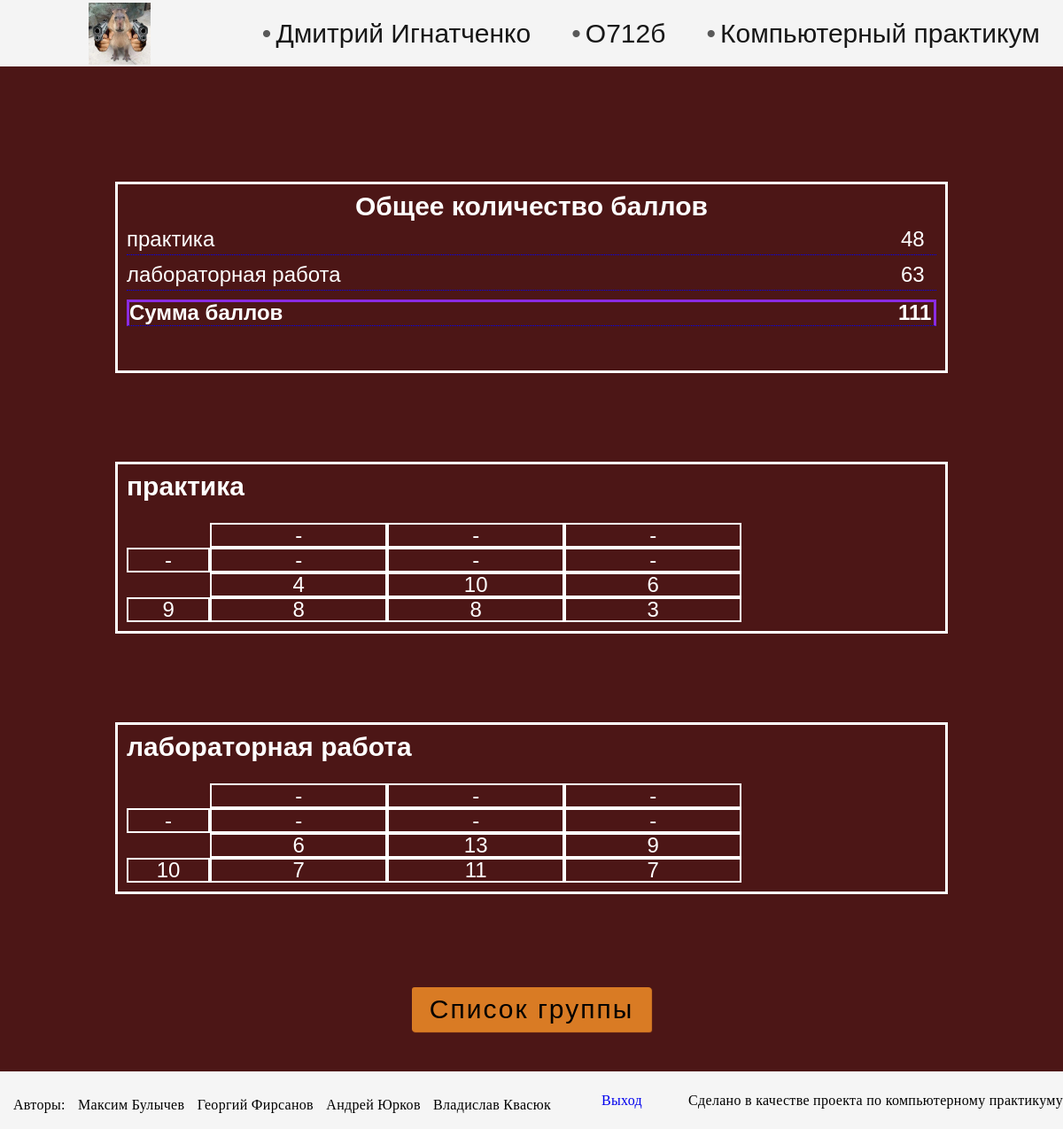
The app's page /subject/6/ (signed in) with its own data.
### group/models.py (models this page shows, shortened)
class Group(models.Model):
    group_name = models.CharField(max_length=16, null='')
    def __str__(self):
        return (
            f"{self.group_name} "
        )

class Subject(models.Model):
    sub_name = models.CharField(max_length=32)
    sub_group = models.ForeignKey(Group, on_delete=models.CASCADE)

class Category(models.Model):
    cat_name = models.CharField(max_length=32)
    subject = models.ForeignKey(Subject, on_delete=models.CASCADE)

### main/views.py (the view)
# urls.py: path('subject/<int:subjID>/', views.subject, name = "subject"),
def subject(request, subjID):
    if request.user.is_authenticated:
            data = get_student_categories_html(request, subjID)
            return render(request, 'front/marks.html', data)
    else:
        return redirect(views.signup)

### main/templates/front/marks.html (shortened to what this page needs)
<!DOCTYPE html>
{% load static %}
<html lang="en">
<head>
    <link rel="stylesheet" href="{% static "css/marks.css" %}">
</head>
<body>
    <div class="wrapper">
        <header class="header">
            <div class="header__img">
                <img src="{% static "/img/Gerb.jpg" %}" alt="Gerb">
            </div>
            <ul class="header__nav">
                <li class="header__item"><a href="{% url 'student' %}">{{first_name}} {{last_name}}</a></li>
                <li class="header__item"><a href="{% url 'student' %}">{{group}}</a></li>
                <li class="header__item"><a href="{% url 'student' %}">{{sub_name}}</a></li>
            </ul>
        </header>
        <div class="content">
            <div class="content__tables">
                <div class="content__table table table_main">
                    <h2 class="table_main__title title">Общее количество баллов</h2>
                    {% for category in categories %}
                    <div class="table__row row">
                        <div class="row__name">{{category.cat_name}}</div>
                        <div class="row__score">{{category.score}}</div>
                    </div>
                    {% endfor %}
                    <div class="table__row row table_main__row_general">
                        <div class="row__name">Сумма баллов</div>
                        <div class="row__score">{{score}}</div>
                    </div>
                </div>
                {% for category in categories %}
                <div class="content__table table table_specific table_moodle">
                    <h2 class="table_specific__title title">{{category.cat_name}}</h2>
                    <div class="table__row row">
                        {% for atom in category.atoms %}
                        <div class="row__name">{{atom.atom_name}}</div>
                        {% endfor %}
                    </div>
                    <div class="table__row row">
                        {% for atom in category.atoms %}
                        <div class="row__score">{{atom.score}}</div>
                        {% endfor %}
                    </div>
                </div>
                {% endfor %}
            </div>
            <div class="content__link">
                <a href="/myGroup">Список группы</a>
            </div>
        </div>
        <footer class="footer">
            <div class="footer__row">
                <div class="footer__authors">
                    Авторы:
                    <a href="https://vk.com/ru.bachatero">Максим Булычев</a>
                    <a href="https://vk.com/firsang">Георгий Фирсанов</a>
                    <a href="https://vk.com/dos100evskiy">Андрей Юрков</a>
                    <a href="https://vk.com/zl0i_belyi">Владислав Квасюк</a>
                </div>
                <a href="{% url 'logout' %}">Выход</a>
                <div class="footer__goal">
                    Сделано в качестве проекта по компьютерному практикуму
                </div>
            </div>
        </footer>
    </div>
</body>
</html>

### main/static/css/marks.css (style rules this page uses)
.content__link { padding: 10px 20px; color: #000; margin: 5px 0; text-align: left; background: #f7f7f7; box-shadow: 1px 1px 1px 2px #f1f1f1; font-size: 30px; letter-spacing: 2px; border-radius: 3px; }
.content__link:last-child { margin-bottom: 15px; }
.content__link:nth-child(even) { background: #d97b24; box-shadow: 1px 1px 1px #d97b24; }
.content { color: white; }
.content__tables { padding: 100px; }
.content__tables > *:not(:last-child) { margin-bottom: 100px; }
.content__table { border: 3px solid white; padding: 10px; }
.content .table { display: grid; grid-template-columns: minmax(300px, 1400px); row-gap: 10px; }
.content .table__row { display: grid; font-size: 24px; }
.content .title { font-size: 30px; }
.content .table_main { grid-template-rows: repeat(5, 1fr); }
.content .table_main__title { justify-self: center; }
.content .table_main .row { grid-template-columns: 1fr 40px; border-bottom: 1px dotted blue; }
.content .table_main__row_general { border: 3px solid blueviolet; font-weight: 700; }
.content .table_specific { grid-template-rows: repeat(3, 1fr); gap: 0px; }
.content .table_specific__title { margin-bottom: 15px; }
.content .table_specific .row > * { display: flex; align-items: center; justify-content: center; }
.content .table_specific .row__name { border: 2px solid white; grid-column: span 1; }
.content .table_specific .row__name:first-child { grid-column-start: 2; }
.content .table_specific .row__score { border: 2px solid white; grid-column: span 1; }
.content .table_specific .row__score:first-child { grid-column-start: 2; }
.content .table_moodle .row { grid-template-columns: 0.3fr repeat(3, 200px); }
.content__link a { color: black; }

### main/static/css/zero_style.css (style rules this page uses)
* { padding: 0; margin: 0; border: 0; }
*,*::before,*::after { -moz-box-sizing: border-box; -webkit-box-sizing: border-box; box-sizing: border-box; }
nav,footer,header,aside { display: block; }
html,body { height: 100%; width: 100%; line-height: 1; font-size: 14px; -ms-text-size-adjust: 100%; -moz-text-size-adjust: 100%; -webkit-text-size-adjust: 100%; }
a,a:visited { text-decoration: none; }
ul li { list-style: none; }
img { vertical-align: top; }

### main/static/css/general_style.css (style rules this page uses)
body { font-family: Arial, "Helvetica Neue", Helvetica, sans-serif; background: #4c1616; }
.wrapper { min-height: 100%; overflow: hidden; display: flex; flex-direction: column; }
.header { height: 75px; width: 100%; font-size: 30px; position: sticky; align-self: center; background: #f4f4f4; display: flex; align-items: center; }
.header__img { margin: 0 100px; width: 90px; height: 70px; }
.header__img > * { width: 100%; height: 100%; }
.header__nav { display: flex; gap: 20px; width: 100%; justify-content: space-evenly; }
.header__item { opacity: 0.9; }
.header__item::before { position: relative; margin-right: 5px; content: "•"; opacity: 0.7; }
.header__item > * { color: inherit; }
.content { max-width: 1440px; margin: 0 auto; flex: 1 1 auto; padding: 30px; display: flex; overflow: hidden; flex-direction: column; align-items: center; justify-content: center; }
.footer { background: #f5f5f5; }
.footer__row { display: flex; min-height: 65px; align-items: center; justify-content: space-between; font-family: "Times New Roman", Times, Baskerville, Georgia, serif; font-size: 16px; letter-spacing: 0.3px; }
.footer__authors { margin: 10px 0 0 10px; padding: 5px; }
.footer__authors a { color: black; margin: 0 0 0 10px; text-decoration: none; }

### records on screen
Group: group_name "О712б"
Subject: sub_name "Компьютерный практикум"
Category: cat_name "практика", cat_name "практика"
Category: cat_name "лабораторная работа", cat_name "лабораторная работа"

### other values on screen
{{ first_name }} "Дмитрий"
{{ last_name }} "Игнатченко"
{{ category.score }} "48" "63"
{{ score }} "111"
{{ atom.atom_name }} "-" "-" "-" "-" "-" "-" "-" "-" "-" "-" "-" "-" "-" "-"
{{ atom.score }} "4" "10" "6" "9" "8" "8" "3" "6" "13" "9" "10" "7" "11" "7"
